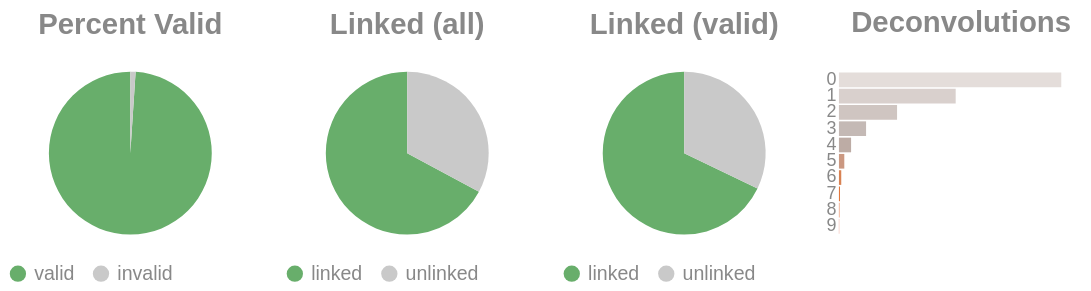

The code cell stored with this chart in its notebook:
### Code cell
if SKIPLR:
    pass
else:
    clash = Counter()
    for i in valids['molecule'].to_list():
        _mol = i.split("-")
        if len(_mol) == 1:
            clash.update('0')
        else:
            clash.update(_mol[-1])

    _d = {"deconvolutions": [], 'count': []}
    for k,v in clash.items():
        _d['deconvolutions'].append(k)
        _d['count'].append(v)

    tot_valid = valids['reads'].sum()
    mask = valids['reads'] >= 2
    n_linked_reads = valids.filter(mask)['reads'].sum()
    if n_linked_reads == 0:
        print_html("No linked molecules (>=2 reads) were detected; skipping linked-only distributions.")
        SKIPLR = True
    else:
        perc_valid = round(tot_valid / n_reads, 4)
        linked_perc_abs = round(n_linked_reads / n_reads, 4)
        linked_perc = round(n_linked_reads / tot_valid, 4)

    _valid = pl.DataFrame({"valids": ['valid', 'invalid'], "count": [tot_valid, n_reads - tot_valid]})
    _linked_abs = pl.DataFrame({"linked (absolute)": ['linked', 'unlinked'], "count": [n_linked_reads, n_reads - n_linked_reads]})
    _linked_rel = pl.DataFrame({"linked (valids)": ['linked', 'unlinked'], "count": [n_linked_reads, tot_valid - n_linked_reads]})

    (
        alt.hconcat(
            piechart(_valid, goodval = 'valid', title = "Percent Valid"),
            piechart(_linked_abs, goodval = "linked", title =  "Linked (all)"),
            piechart(_linked_rel, goodval = "linked", title =  "Linked (valid)"),
            convolutionbar(pl.DataFrame(_d), title = "Deconvolutions"),
            center = True,
            bounds = 'flush'
        )
        .resolve_scale(color='independent')
        .resolve_legend('independent')
        .properties(usermeta={'embedOptions': {"actions": False}})
    ).display()

### Figure 1 — Vega-Lite specification as saved in the notebook (floating-point values rounded to 4 significant figures)
{"width": "container", "height": 400, "config": {"title": {"anchor": "start", "dy": -15, "fontSize": 18, "color": "#888888", "subtitleColor": "#888888", "subtitleFontSize": 14}, "arc": {"fill": "#0072B2"}, "axis": {"domainColor": "#888888", "domainWidth": 0.5, "gridWidth": 0.2, "grid": false, "titleFontWeight": 400, "titleFontSize": 15, "labelFontSize": 11, "labelColor": "#888888", "tickColor": "#888888", "tickWidth": 0.2, "titleColor": "#888888"}, "axisBand": {"grid": false}, "axisX": {"grid": true, "tickSize": 10, "domainCap": "round"}, "axisY": {"domain": false, "grid": true, "tickSize": 0, "domainCap": "round"}, "background": "transparent", "header": {"labelFontSize": 15, "labelColor": "#888888", "titleFontSize": 15, "titleFontWeight": 600, "titleColor": "#888888"}, "legend": {"labelFont": "sans-serif", "labelFontSize": 12, "labelColor": "#888888", "symbolSize": 100, "symbolType": "circle", "titleFontSize": 12, "titlePadding": 10, "titleColor": "#888888", "title": null}, "range": {"category": ["#E69F00", "#56B4E9", "#009E73", "#F0E442", "#0072B2", "#D55E00", "#CC79A7", "#000000"], "diverging": ["#cfe8f3", "#a2d4ec", "#73bfe2", "#46abdb", "#1696d2", "#12719e"]}, "area": {"fill": "#0072B2", "fillOpacity": 0.7, "line": true, "strokeOpacity": 0.7}, "line": {"color": "#0072B2", "stroke": "#0072B2", "strokeWidth": 2}, "trail": {"color": "#0072B2", "stroke": "#0072B2", "strokeWidth": 0, "size": 1}, "point": {"filled": true, "fillOpacity": 1.0, "size": 95}, "text": {"color": "#888888", "fontSize": 11, "align": "right", "fontWeight": 400, "size": 11}, "bar": {"fill": "#0072B2", "stroke": null}, "view": {"stroke": null, "continuousWidth": 660, "continuousHeight": 400}}, "hconcat": [{"data": {"name": "data-21301c232d788c66107729db6ecf80f0"}, "mark": {"type": "arc"}, "encoding": {"color": {"field": "valids", "legend": {"orient": "bottom", "title": null}, "scale": {"domain": ["valid", "invalid"], "range": ["#68ae6b", "#C9C9C9"]}, "title": "Valids", "type": "nominal"}, "theta": {"field": "count", "type": "quantitative"}, "tooltip": [{"field": "valids", "title": "Valids", "type": "ordinal"}, {"field": "percent", "format": ".2%", "title": "Percent", "type": "quantitative"}, {"field": "count", "title": "Count", "type": "quantitative"}]}, "height": 100, "title": {"text": "Percent Valid", "align": "center", "anchor": "middle"}, "transform": [{"calculate": "datum.count / 6861711", "as": "percent"}], "width": 150}, {"data": {"name": "data-cc6a51f1ddf32c07994c7075b7a5ec6c"}, "mark": {"type": "arc"}, "encoding": {"color": {"field": "linked (absolute)", "legend": {"orient": "bottom", "title": null}, "scale": {"domain": ["linked", "unlinked"], "range": ["#68ae6b", "#C9C9C9"]}, "title": "Linked (Absolute)", "type": "nominal"}, "theta": {"field": "count", "type": "quantitative"}, "tooltip": [{"field": "linked (absolute)", "title": "Linked (Absolute)", "type": "ordinal"}, {"field": "percent", "format": ".2%", "title": "Percent", "type": "quantitative"}, {"field": "count", "title": "Count", "type": "quantitative"}]}, "height": 100, "title": {"text": "Linked (all)", "align": "center", "anchor": "middle"}, "transform": [{"calculate": "datum.count / 6861711", "as": "percent"}], "width": 150}, {"data": {"name": "data-e06753a1aa3988ac197f9906fd352015"}, "mark": {"type": "arc"}, "encoding": {"color": {"field": "linked (valids)", "legend": {"orient": "bottom", "title": null}, "scale": {"domain": ["linked", "unlinked"], "range": ["#68ae6b", "#C9C9C9"]}, "title": "Linked (Valids)", "type": "nominal"}, "theta": {"field": "count", "type": "quantitative"}, "tooltip": [{"field": "linked (valids)", "title": "Linked (Valids)", "type": "ordinal"}, {"field": "percent", "format": ".2%", "title": "Percent", "type": "quantitative"}, {"field": "count", "title": "Count", "type": "quantitative"}]}, "height": 100, "title": {"text": "Linked (valid)", "align": "center", "anchor": "middle"}, "transform": [{"calculate": "datum.count / 6790500", "as": "percent"}], "width": 150}, {"data": {"name": "data-567eb970a00775576e4085de76d79e3b"}, "mark": {"type": "bar"}, "encoding": {"color": {"field": "deconvolutions", "legend": null, "scale": {"scheme": "lightgreyred"}, "type": "nominal"}, "tooltip": [{"field": "deconvolutions", "title": "Deconvolutions", "type": "ordinal"}, {"field": "percent", "format": ".2%", "title": "Percent", "type": "quantitative"}, {"field": "count", "title": "Count", "type": "quantitative"}], "x": {"axis": null, "field": "count", "type": "quantitative"}, "y": {"field": "deconvolutions", "sort": "ascending", "title": null, "type": "nominal"}}, "height": 100, "title": {"text": "Deconvolutions", "align": "center", "anchor": "middle"}, "transform": [{"calculate": "datum.count / 3648550", "as": "percent"}], "width": 150}], "bounds": "flush", "center": true, "resolve": {"legend": {"angle": "independent"}, "scale": {"color": "independent"}}, "usermeta": {"embedOptions": {"actions": false}}, "$schema": "https://vega.github.io/schema/vega-lite/v6.4.1.json", "datasets": {"data-21301c232d788c66107729db6ecf80f0": [{"valids": "valid", "count": 6790500}, {"valids": "invalid", "count": 71211}], "data-cc6a51f1ddf32c07994c7075b7a5ec6c": [{"linked (absolute)": "linked", "count": 4606575}, {"linked (absolute)": "unlinked", "count": 2255136}], "data-e06753a1aa3988ac197f9906fd352015": [{"linked (valids)": "linked", "count": 4606575}, {"linked (valids)": "unlinked", "count": 2183925}], "data-567eb970a00775576e4085de76d79e3b": [{"deconvolutions": "0", "count": 1819792}, {"deconvolutions": "1", "count": 955522}, {"deconvolutions": "2", "count": 475800}, {"deconvolutions": "3", "count": 222129}, {"deconvolutions": "4", "count": 99473}, {"deconvolutions": "5", "count": 43924}, {"deconvolutions": "6", "count": 18938}, {"deconvolutions": "7", "count": 8059}, {"deconvolutions": "8", "count": 3409}, {"deconvolutions": "9", "count": 1504}]}}
